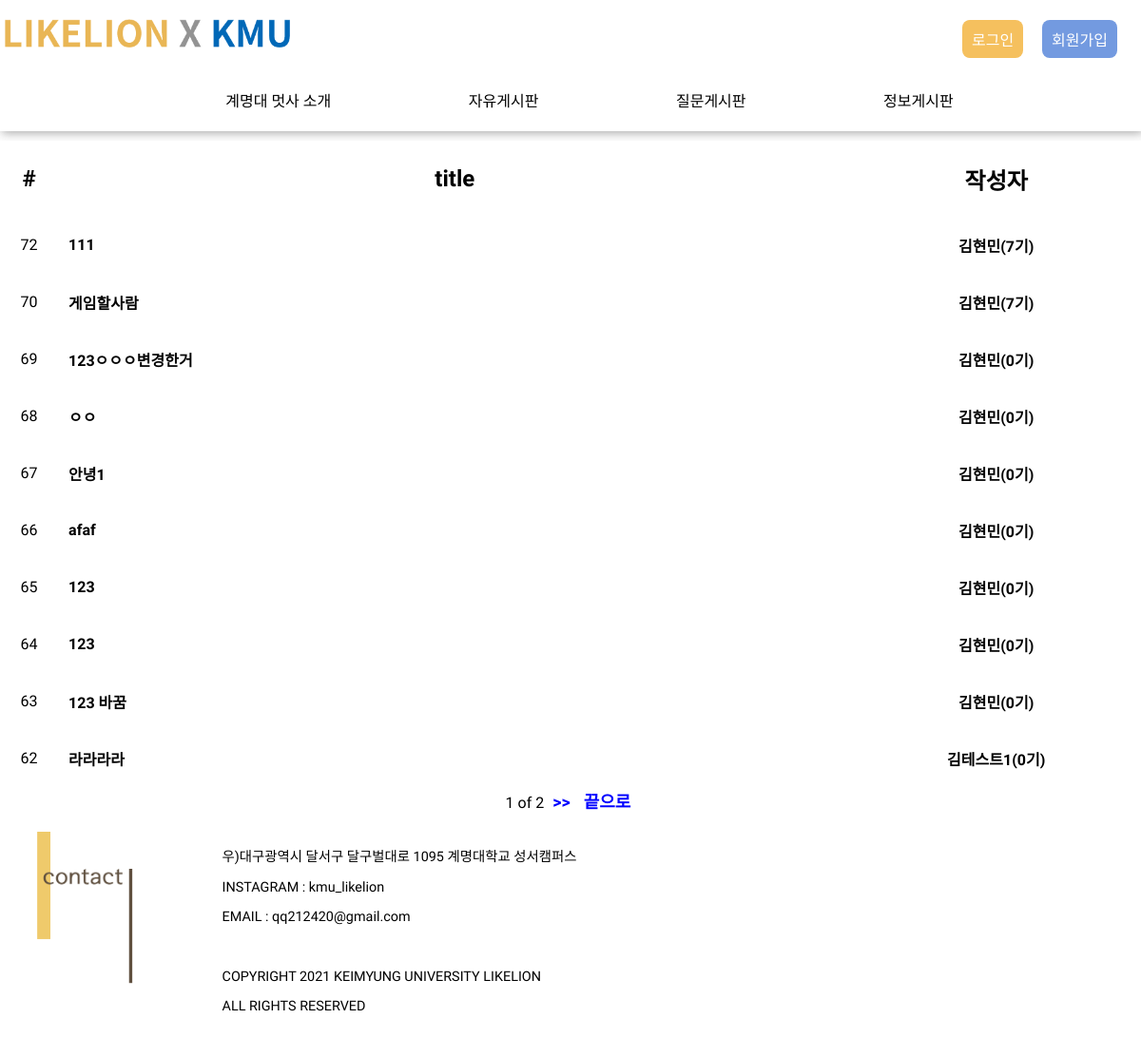
Page /free/ on the committed database.
### crud/models.py (models this page shows, shortened)
class Crud(models.Model):
    title = models.CharField(max_length=200)
    profile_id = models.ForeignKey(Profile, related_name="Crud_profile", on_delete=models.CASCADE, db_column="Crud_profile_id")
    pub_date = models.DateTimeField('date published')
    body = models.TextField()

### account/models.py (models this page shows, shortened)
class Profile(models.Model):
    user_id = models.CharField(max_length = 20) #아이디
    name = models.CharField(max_length = 20) #사용자의 이름
    student_Number = models.CharField(max_length=45) #학번
    term = models.IntegerField(default=0) #멋사 기수 예) 7기 8기 ...
    user_PW = models.CharField(max_length=256) #사용자의 패스워드
    major = models.CharField(max_length=45) #전공
    age = models.IntegerField() #나이
    admin = models.IntegerField() #유저 권환 1: 관리자, 0: 사용자

### crud/views.py (the view)
# urls.py: path('free/', views.free, name="free"),
def free(request):
    cruds = Crud.objects.all().order_by('-id')
    paginator = Paginator(cruds, 10) # 페이지네이션 구현
    page = request.GET.get("page")
    posts = paginator.get_page(page)
    return render(request, 'free.html', {'cruds' : posts})

### crud/templates/free.html (shortened to what this page needs)
{% extends 'base.html' %}
{% load static %}
{% block content %}
<head>
    <link rel="stylesheet" href="{% static 'css/free.css' %}">
</head>
<body>
    <div class="tableBody" style="background-color: white;">
        <table class="tableContainer">
            <thead>
                <td>
                    <h2>#</h2>
                </td>
                <td style="width: 70%;">
                    <h2>title</h2>
                </td>
                <td>
                    <h2>작성자</h2>
                </td>
            </thead>
            {% for crud in cruds %}
            <tbody>
                <td style="text-align: center;">{{ crud.id }}</td>
                <td>
                    <div class="container">
                        <a href="{% url 'detail' crud.id %}">
                            <h4 style="padding-left: 10px;">{{ crud.title }}</h4>
                        </a>
                    </div>
                </td>
                <td style="text-align: center;">
                    <div class="container">
                        <a href="{% url 'detail' crud.id %}">
                            <h4>{{ crud.profile_id.name }}({{ crud.profile_id.term }}기)</h4>
                        </a>
                    </div>
                </td>
            </tbody>
            {% endfor %}
        </table>
        <div class="pagenation">
            <span>
                {{ cruds.number }} of {{ cruds.paginator.num_pages }}
            </span>
            {% if cruds.has_next %}
            <a href="?page={{ cruds.next_page_number }}">&gt;&gt;</a>
            <a href="?page={{ cruds.paginator.num_pages }}">끝으로</a>
            {% endif %}
        </div>
    </div>
</body>
{% endblock %}

### crud/static/css/base.css (style rules this page uses)
body { margin:0px; font-family: 'Nanum Gothic', sans-serif; text-decoration: none; color : black; }
a { text-decoration: none; color : black; }
:root { --button-color: orange; --button-bg-color: white; --button-hover-bg-color: gray; }

### crud/static/css/free.css (style rules this page uses)
table { width: 100%; }
thead { text-align: center; }
table h4 { margin-block-start: 1em; margin-block-end: 1em; }
.pagenation { text-align: center; }
.pagenation a { font-weight: bold; font-size: 18px; color: blue; margin-left: 5px; margin-right: 5px; }

### rows in the picture
Crud: id "72", title "111", profile_id.name "김현민", profile_id.term "7"
Crud: id "70", title "게임할사람", profile_id.name "김현민", profile_id.term "7"
Crud: id "69", title "123ㅇㅇㅇ변경한거", profile_id.name "김현민", profile_id.term "0"
Crud: id "68", title "ㅇㅇ", profile_id.name "김현민", profile_id.term "0"
Crud: id "67", title "안녕1", profile_id.name "김현민", profile_id.term "0"
Crud: id "66", title "afaf", profile_id.name "김현민", profile_id.term "0"
Crud: id "65", title "123", profile_id.name "김현민", profile_id.term "0"
Crud: id "64", title "123", profile_id.name "김현민", profile_id.term "0"
Crud: id "63", title "123 바꿈", profile_id.name "김현민", profile_id.term "0"
Crud: id "62", title "라라라라", profile_id.name "김테스트1", profile_id.term "0"

### other values in the picture
{{ cruds.number }} "1"
{{ cruds.paginator.num_pages }} "2"
